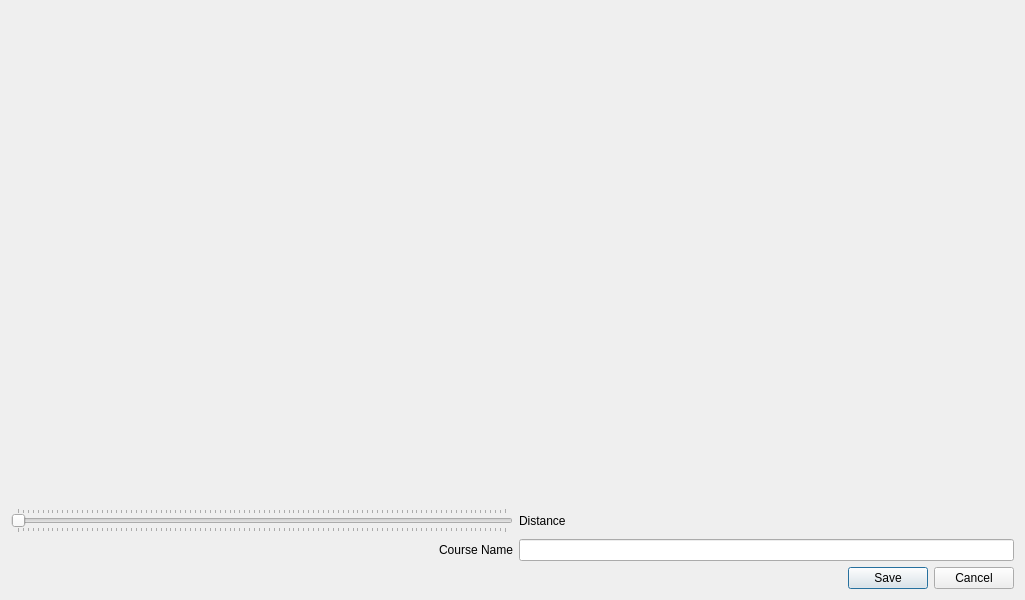
<?xml version="1.0" encoding="UTF-8"?>
<ui version="4.0">
 <class>CreateNewCourseDIalog</class>
 <widget class="QDialog" name="CreateNewCourseDIalog">
  <property name="geometry">
   <rect>
    <x>0</x>
    <y>0</y>
    <width>1025</width>
    <height>600</height>
   </rect>
  </property>
  <property name="windowTitle">
   <string>Create New Course</string>
  </property>
  <layout class="QGridLayout" name="gridLayout">
   <item row="1" column="2">
    <widget class="QLabel" name="distanceLabel">
     <property name="text">
      <string>Distance</string>
     </property>
    </widget>
   </item>
   <item row="0" column="2">
    <widget class="VideoScreenshotWidget" name="videoScreenshotWidget" native="true">
     <property name="sizePolicy">
      <sizepolicy hsizetype="Preferred" vsizetype="Preferred">
       <horstretch>1</horstretch>
       <verstretch>0</verstretch>
      </sizepolicy>
     </property>
    </widget>
   </item>
   <item row="4" column="0" colspan="3">
    <widget class="QDialogButtonBox" name="buttonBox">
     <property name="orientation">
      <enum>Qt::Horizontal</enum>
     </property>
     <property name="standardButtons">
      <set>QDialogButtonBox::Cancel|QDialogButtonBox::Save</set>
     </property>
    </widget>
   </item>
   <item row="1" column="0" colspan="2">
    <widget class="QSlider" name="startDistanceSlider">
     <property name="orientation">
      <enum>Qt::Horizontal</enum>
     </property>
     <property name="tickPosition">
      <enum>QSlider::TicksBothSides</enum>
     </property>
    </widget>
   </item>
   <item row="0" column="1">
    <widget class="AltitudeProfileWidget" name="altitudeProfileWidget" native="true">
     <property name="sizePolicy">
      <sizepolicy hsizetype="Preferred" vsizetype="Preferred">
       <horstretch>1</horstretch>
       <verstretch>0</verstretch>
      </sizepolicy>
     </property>
    </widget>
   </item>
   <item row="2" column="2">
    <widget class="QLineEdit" name="courseNameEdit"/>
   </item>
   <item row="2" column="1">
    <widget class="QLabel" name="label">
     <property name="text">
      <string>Course Name</string>
     </property>
     <property name="alignment">
      <set>Qt::AlignRight|Qt::AlignTrailing|Qt::AlignVCenter</set>
     </property>
    </widget>
   </item>
  </layout>
 </widget>
 <customwidgets>
  <customwidget>
   <class>AltitudeProfileWidget</class>
   <extends>QWidget</extends>
   <header>altitudeprofilewidget.h</header>
   <container>1</container>
  </customwidget>
  <customwidget>
   <class>VideoScreenshotWidget</class>
   <extends>QWidget</extends>
   <header>videoscreenshotwidget.h</header>
   <container>1</container>
  </customwidget>
 </customwidgets>
 <resources/>
 <connections>
  <connection>
   <sender>buttonBox</sender>
   <signal>accepted()</signal>
   <receiver>CreateNewCourseDIalog</receiver>
   <slot>accept()</slot>
   <hints>
    <hint type="sourcelabel">
     <x>248</x>
     <y>254</y>
    </hint>
    <hint type="destinationlabel">
     <x>157</x>
     <y>274</y>
    </hint>
   </hints>
  </connection>
  <connection>
   <sender>buttonBox</sender>
   <signal>rejected()</signal>
   <receiver>CreateNewCourseDIalog</receiver>
   <slot>reject()</slot>
   <hints>
    <hint type="sourcelabel">
     <x>316</x>
     <y>260</y>
    </hint>
    <hint type="destinationlabel">
     <x>286</x>
     <y>274</y>
    </hint>
   </hints>
  </connection>
 </connections>
</ui>
